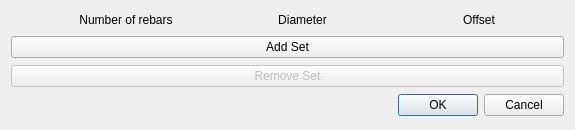
<?xml version="1.0" encoding="UTF-8"?>
<ui version="4.0">
 <class>Dialog</class>
 <widget class="QDialog" name="Dialog">
  <property name="geometry">
   <rect>
    <x>0</x>
    <y>0</y>
    <width>575</width>
    <height>130</height>
   </rect>
  </property>
  <property name="minimumSize">
   <size>
    <width>575</width>
    <height>0</height>
   </size>
  </property>
  <property name="windowTitle">
   <string>Dialog</string>
  </property>
  <layout class="QVBoxLayout" name="verticalLayout">
   <item>
    <layout class="QHBoxLayout" name="horizontalLayout">
     <item>
      <spacer name="horizontalSpacer">
       <property name="orientation">
        <enum>Qt::Horizontal</enum>
       </property>
       <property name="sizeType">
        <enum>QSizePolicy::Fixed</enum>
       </property>
       <property name="sizeHint" stdset="0">
        <size>
         <width>30</width>
         <height>17</height>
        </size>
       </property>
      </spacer>
     </item>
     <item>
      <widget class="QLabel" name="numberLabel">
       <property name="sizePolicy">
        <sizepolicy hsizetype="Preferred" vsizetype="Fixed">
         <horstretch>0</horstretch>
         <verstretch>0</verstretch>
        </sizepolicy>
       </property>
       <property name="text">
        <string>Number of rebars</string>
       </property>
       <property name="alignment">
        <set>Qt::AlignCenter</set>
       </property>
      </widget>
     </item>
     <item>
      <widget class="QLabel" name="diameterLabel">
       <property name="sizePolicy">
        <sizepolicy hsizetype="Preferred" vsizetype="Fixed">
         <horstretch>0</horstretch>
         <verstretch>0</verstretch>
        </sizepolicy>
       </property>
       <property name="text">
        <string>Diameter</string>
       </property>
       <property name="alignment">
        <set>Qt::AlignCenter</set>
       </property>
      </widget>
     </item>
     <item>
      <widget class="QLabel" name="offsetLabel">
       <property name="sizePolicy">
        <sizepolicy hsizetype="Preferred" vsizetype="Fixed">
         <horstretch>0</horstretch>
         <verstretch>0</verstretch>
        </sizepolicy>
       </property>
       <property name="text">
        <string>Offset</string>
       </property>
       <property name="alignment">
        <set>Qt::AlignCenter</set>
       </property>
      </widget>
     </item>
    </layout>
   </item>
   <item>
    <widget class="QPushButton" name="addSetButton">
     <property name="text">
      <string>Add Set</string>
     </property>
    </widget>
   </item>
   <item>
    <widget class="QPushButton" name="removeSetButton">
     <property name="enabled">
      <bool>false</bool>
     </property>
     <property name="text">
      <string>Remove Set</string>
     </property>
    </widget>
   </item>
   <item>
    <widget class="QDialogButtonBox" name="buttonBox">
     <property name="orientation">
      <enum>Qt::Horizontal</enum>
     </property>
     <property name="standardButtons">
      <set>QDialogButtonBox::Cancel|QDialogButtonBox::Ok</set>
     </property>
    </widget>
   </item>
  </layout>
 </widget>
 <resources/>
 <connections>
  <connection>
   <sender>buttonBox</sender>
   <signal>accepted()</signal>
   <receiver>Dialog</receiver>
   <slot>accept()</slot>
   <hints>
    <hint type="sourcelabel">
     <x>248</x>
     <y>254</y>
    </hint>
    <hint type="destinationlabel">
     <x>157</x>
     <y>274</y>
    </hint>
   </hints>
  </connection>
  <connection>
   <sender>buttonBox</sender>
   <signal>rejected()</signal>
   <receiver>Dialog</receiver>
   <slot>reject()</slot>
   <hints>
    <hint type="sourcelabel">
     <x>316</x>
     <y>260</y>
    </hint>
    <hint type="destinationlabel">
     <x>286</x>
     <y>274</y>
    </hint>
   </hints>
  </connection>
 </connections>
</ui>
